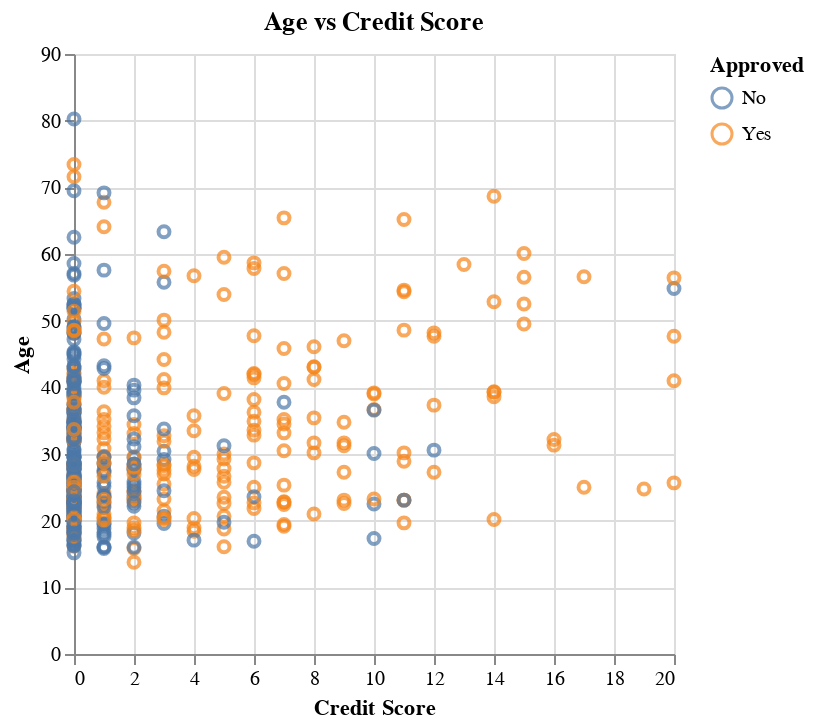

Notebook cell for this chart:
### Markdown cell above
Figure 6. A scatter plot that shows a relationship between income and credit score and its correlation to credit card approcal using training data.

### Code cell
#Age vs Credit Score
scatterplot_age = alt.Chart(data_train, title = "Age vs Credit Score").mark_point().encode(
    x=alt.X("CreditScore").title("Credit Score").scale(domain=[0,20],clamp=True),
    y=alt.Y("Age").scale(domain=[0,90],clamp= True),
    color=alt.Color("Approved")
)
scatterplot_age

### Figure 1 — Vega-Lite specification as saved in the notebook (floating-point values rounded to 4 significant figures; data arrays with more than 128 entries replaced by an {"elided": "..."} marker saying what was removed)
{"config": {"view": {"continuousWidth": 300, "continuousHeight": 300}}, "data": {"name": "data-9b2ed57830432ad344c2b937c9697da2"}, "mark": {"type": "point"}, "encoding": {"color": {"field": "Approved", "type": "nominal"}, "x": {"field": "CreditScore", "scale": {"domain": [0, 20], "clamp": true}, "title": "Credit Score", "type": "quantitative"}, "y": {"field": "Age", "scale": {"domain": [0, 90], "clamp": true}, "type": "quantitative"}}, "title": "Age vs Credit Score", "$schema": "https://vega.github.io/schema/vega-lite/v5.15.1.json", "datasets": {"data-9b2ed57830432ad344c2b937c9697da2": {"elided": "517 records"}}}
